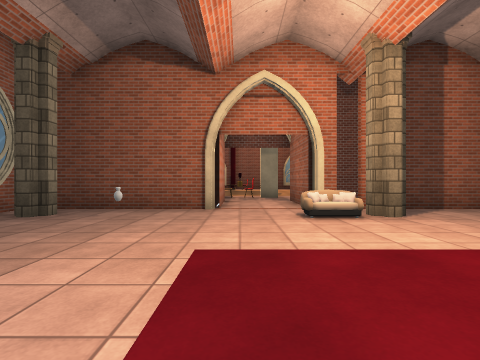
[1] (above)

21 first-person views from a walk through a 3-D level made in the Unity game engine. The camera is 1.2 m above the floor, looks level and sees 85° across. The floor is counted in squares, 2 m on a side. Each view is taken from the middle of a square. On the plan, view 1 faces up. The plan holds only what a view shows up to about 9 squares ahead; the rest is blank. The place goes on beyond the plan. The player character is not drawn. Some animated figures are not drawn. Door leaves are left out, so doorways stand open. Some surface patterns are stand-ins.

[2]
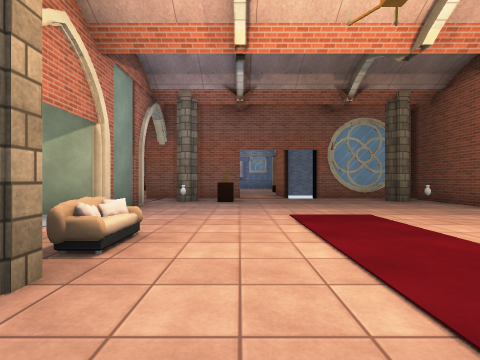

[3]
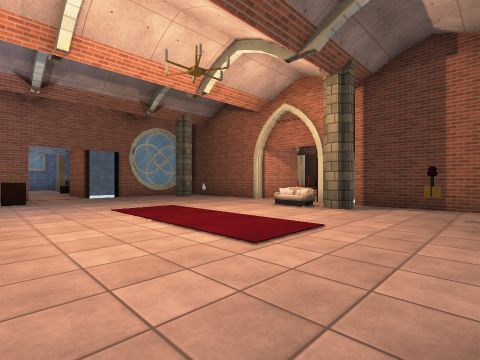

[4]
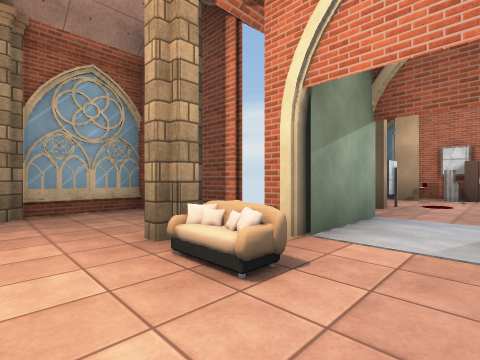

[5]
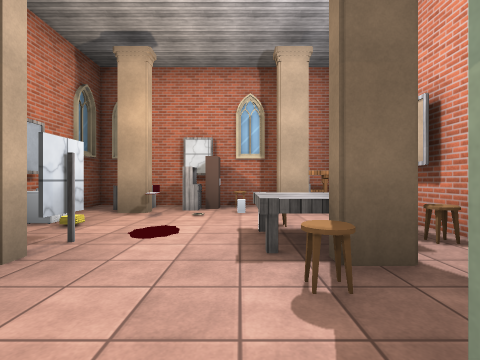

[6]
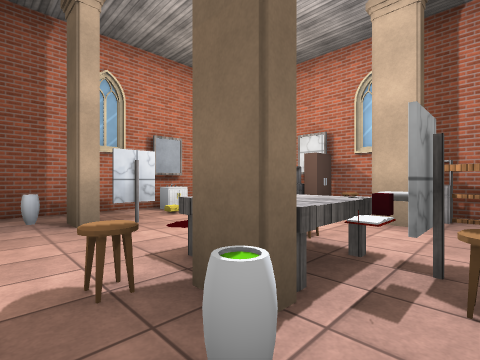

[7]
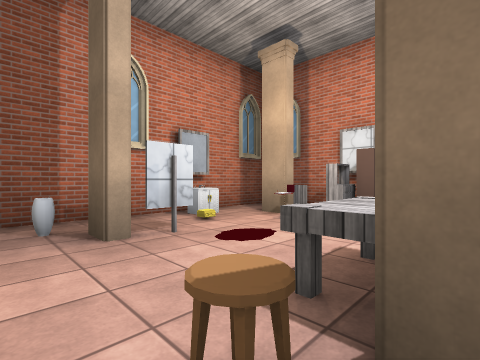

[8]
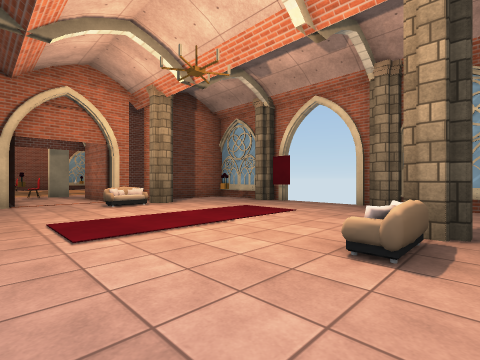

[9]
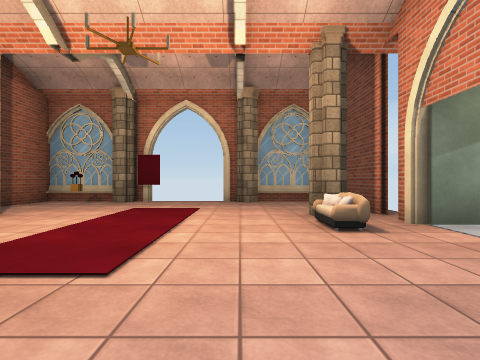

[10]
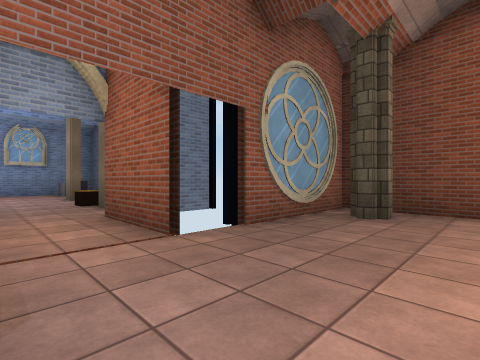

[11]
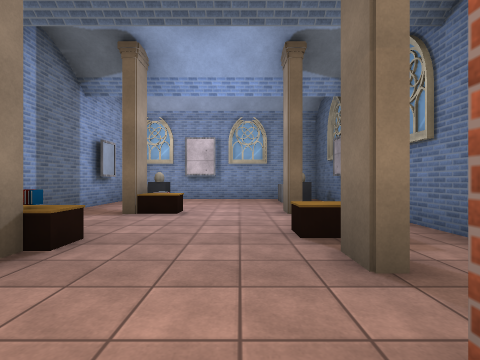

[12]
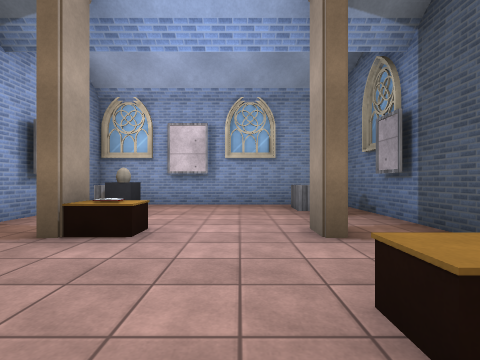

[13]
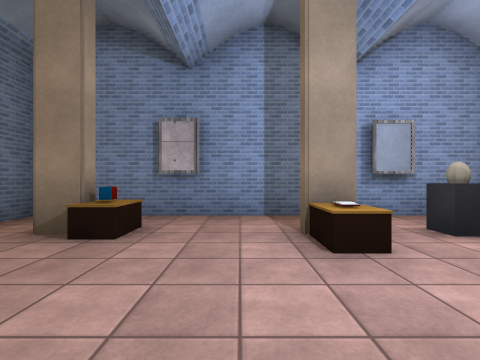

[14]
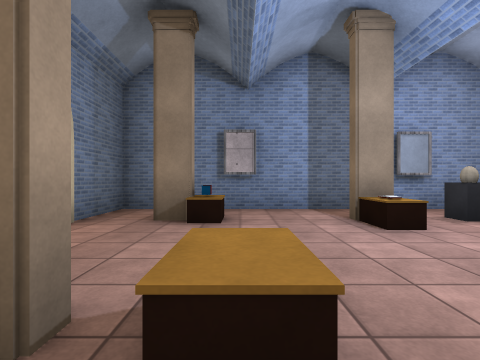

[15]
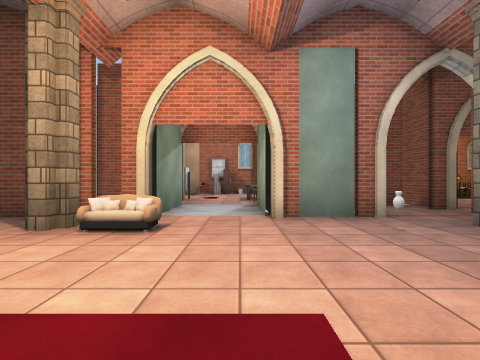

[16]
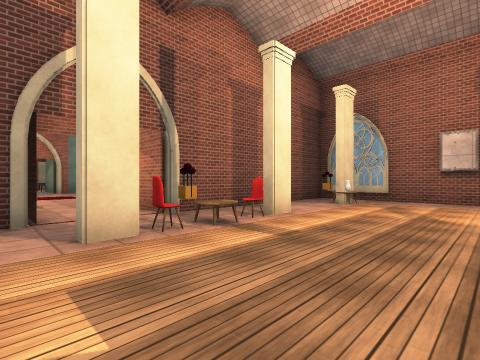

[17]
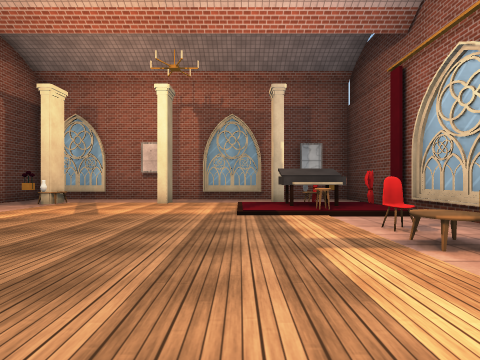

[18]
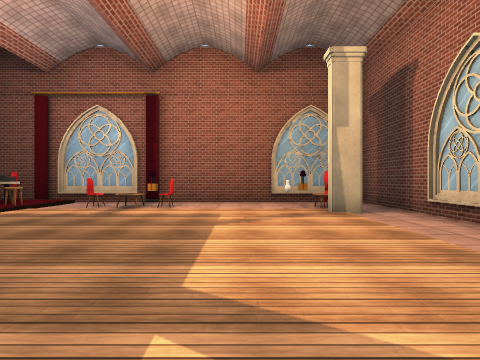

[19]
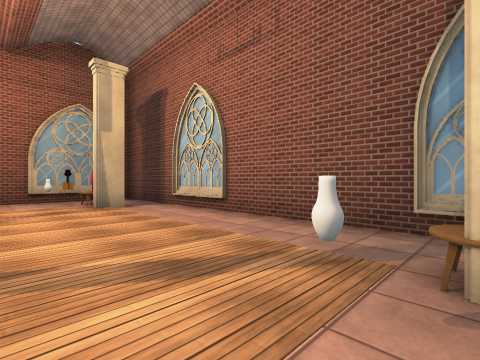

[20]
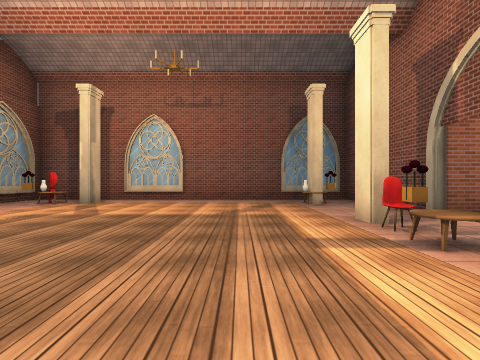

[21]
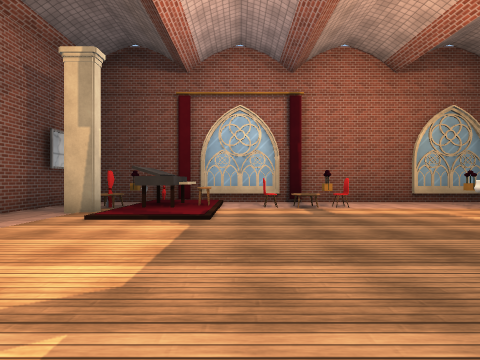

### Floor plan
Points are (right, up) in squares from view 1. A wall is a line through its corners. A room is listed if a view was taken in it or the views show most of it. See-through windows are left out.
Room 1 (views 1, 2, 3, 4, 5, 6, 7, 8, 9, 10, 15)
walls: (2.4, -2.4) (4.1, -2.4); (-2.5, -2.4) (-1.4, -2.4); (-4.4, 0) (-4.4, -3); (-4.4, -3.2) (-4.4, -5.1); (-4.5, -3.4) (-4, -3.4); (-4, -4.4) (-3.5, -4.4); (5.4, -2.5) (5.4, 0.5); (1.7, -7) (1.7, -5.9) (2.2, -5.9); (-2.4, -6.8) (-2.4, -7.6); (5.4, 2.5) (5.4, 5.4) (2.5, 5.4); (2, 5.4) (1.4, 5.4) (1.4, 7.6); (-4.4, 5.5) (-4.4, 2.5); (-4.2, 5.7) (-4.8, 5.7); (-1.4, -8.9) (-0.6, -8.9); (-0.4, 7.6) (-0.4, 5.4) (-4, 5.4); (0.8, -10.4) (3.4, -10.4) (3.4, -4.5); (-2.2, -10.4) (0.6, -10.4)
low walls: (1, -1.5) (1, -1.1) (1.5, -1.1); (1.5, 4.1) (1, 4.1)
ways out: opening at (-5.5, 0.5) to room 2; open door at (0.5, 7.5) to room 3; open door at (5, 1.5)
objects: other object (-4, -2) to (-3, -1); other object (-4, 4) to (-3, 5); other object (-3, 0); other object (-3, 1); other object (-2, -10); other object (-2, -8); other object (-2, -7) to (-1, -7); other object (-2, -1); other object (-2, 4); other object (-1, -10); other object (-1, -8); other object (-1, -6); other object (-1, -4) to (-1, -3); other object (0, -10); other object (0, -9); other object (0, -7); other object (1, -10); other object (2, -10); other object (2, -9); other object (2, -8); other object (2, -5); other object (2, -4) to (2, -3); other object (2, -1); other object (2, 4); other object (3, -8); other object (4, 4); other object (5, 0); other object (5, 3)
Room 2 (views 11, 12, 13, 14)
walls: (-10.7, -0.1) (-10.7, -1.1); (-10.7, 2.2) (-10.7, 1.9) (-11.2, 1.9); (-11.4, -0.9) (-10.6, -0.9); (-7.6, 1.9) (-8.2, 1.9); (-8.7, 3.4) (-14.4, 3.4) (-14.4, -2.4) (-6.6, -2.4) (-6.6, -0.6); (-9.4, -2.2) (-8.6, -2.2); (-14.2, 0.2) (-14.2, -0.8); (-4.4, 1.4) (-6.5, 1.4)
low walls: (-9.2, 2.4) (-8.8, 2.4); (-11.2, -0.1) (-10.9, -0.1) (-10.9, -0.8); (-8.7, 2.1) (-8.7, 1.6) (-9.2, 1.6)
ways out: opening at (-5.5, 0.5) to room 1
objects: other object (-13, -2); other object (-13, -1); other object (-13, 2); other object (-12, 3); other object (-8, -1)
Room 3 (views 16, 17, 18, 19, 20, 21)
walls: (0.6, 9.1) (1.4, 9.1); (-2.2, 9.1) (-1.6, 9.1); (-0.5, 17.5) (-6.4, 17.5) (-6.4, 7.6) (-0.4, 7.6); (4.4, 14.9) (3.6, 14.9); (-4.6, 14.9) (-5.4, 14.9); (-5.2, 12.1) (-4.8, 12.1); (1.4, 7.6) (3.1, 7.6); (4.9, 7.6) (5.4, 7.6) (5.4, 17.5) (-0.4, 17.5)
ways out: open door at (0.5, 7.5) to room 1; gap at (0, 17)
objects: other object (-5, 9); other object (-5, 16); other object (-4, 9); other object (-4, 15) to (-4, 16); other object (-3, 15) to (-3, 16); other object (-1, 9); other object (-1, 16); other object (0, 9); other object (0, 10); other object (0, 15); other object (0, 16); other object (3, 9); other object (3, 15); other object (4, 9); other object (4, 16); other object (4, 17)

Where each view was taken, in squares from view 1:
view 1: 0 up, 0 right, facing up
view 2: 0 up, 4 right, facing left
view 3: 1 down, 5 right, facing up-left
view 4: 0 up, 0 right, facing down-right
view 5: 4 down, 0 right, facing down
view 6: 5 down, 2 left, facing down-right
view 7: 5 down, 1 left, facing down-right
view 8: 2 down, 1 left, facing up-right
view 9: 0 up, 2 left, facing right
view 10: 0 up, 2 left, facing up-left
view 11: 1 up, 6 left, facing left
view 12: 1 up, 8 left, facing left
view 13: 2 up, 10 left, facing down
view 14: 3 up, 9 left, facing down
view 15: 2 up, 0 right, facing down
view 16: 12 up, 2 right, facing down-left
view 17: 14 up, 2 right, facing left
view 18: 10 up, 2 right, facing up
view 19: 9 up, 2 right, facing up-right
view 20: 11 up, 3 left, facing right
view 21: 10 up, 2 left, facing up
